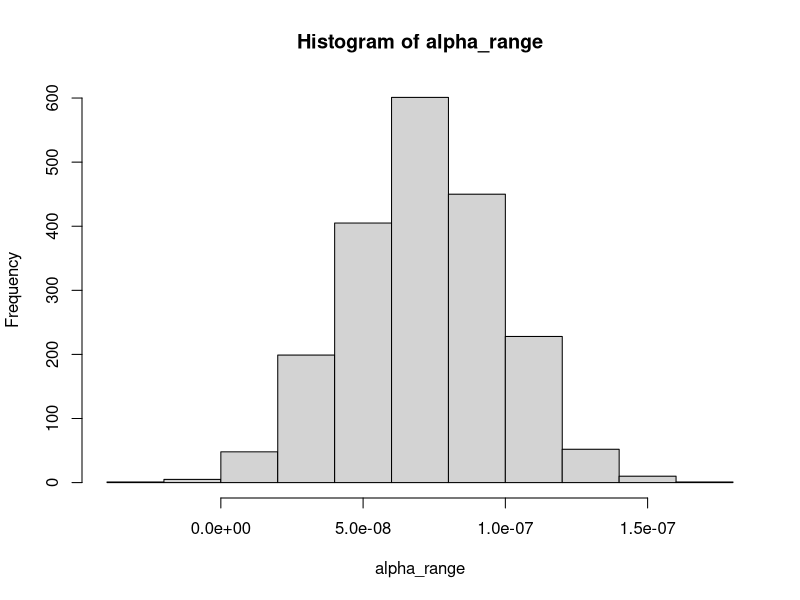
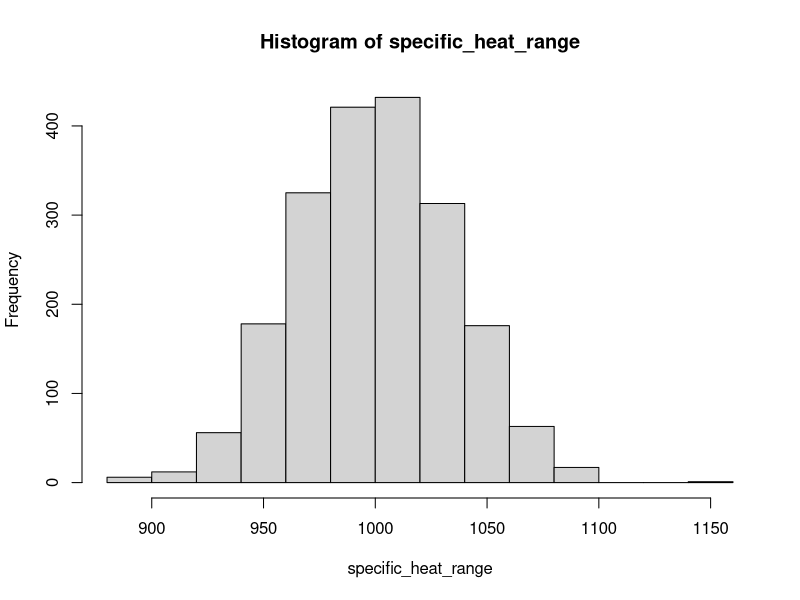
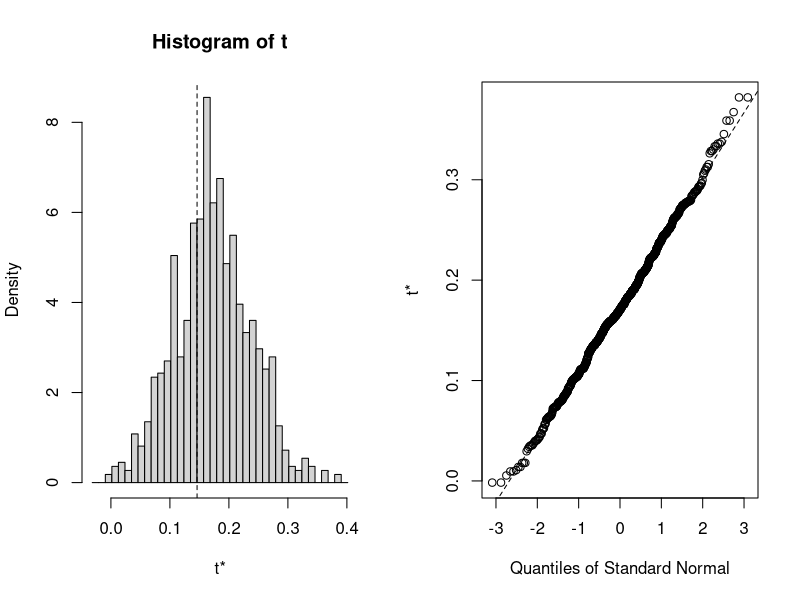

These charts were generated, in order, by the following R code:
library(boot)
#select alpha values with mean and sd of previously determined values
alpha_range<-rnorm(n=2000, mean=7.13*10^-8, sd=2.73693*10^-08)
hist(alpha_range)
#select values for specific heat capacity
specific_heat_range<-rnorm(n=2000, mean=1000, sd=35)
hist(specific_heat_range)
#density 
density<-2.409*1000
#create input dataframe to bootstrap from
dat<-data.frame("alpha"=alpha_range, "Cv"=specific_heat_range*density)
str(dat)
#define function 
cond<-function(dat=dat, indices){
  dt<-dat[indices,]
  c(dt[,1]*dt[,2])
}
#bootstrap
test<-boot::boot(data = dat, statistic=cond, R=1000)

plot(test)

#calculate confidence intervals
boot.ci(test,type = "basic", conf = 0.95)
